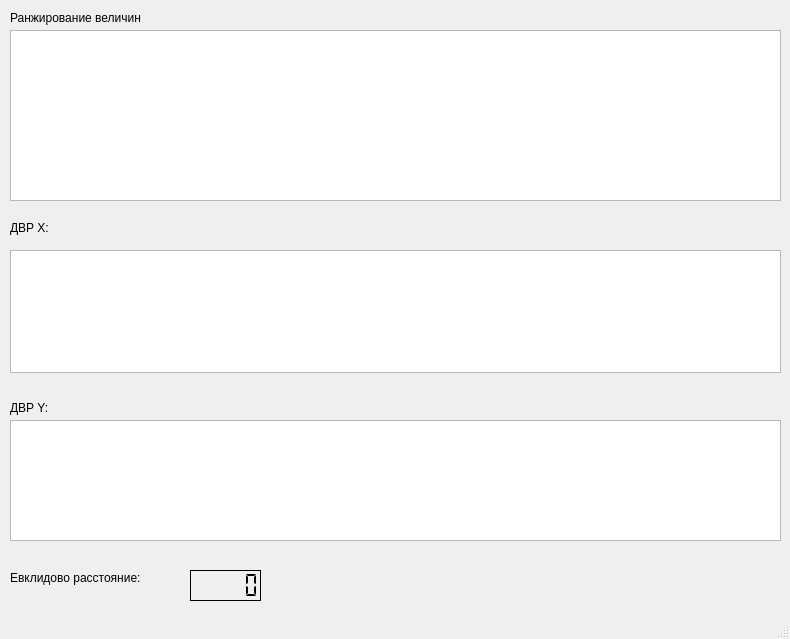
<?xml version="1.0" encoding="UTF-8"?>
<ui version="4.0">
 <class>two</class>
 <widget class="QMainWindow" name="two">
  <property name="geometry">
   <rect>
    <x>0</x>
    <y>0</y>
    <width>790</width>
    <height>639</height>
   </rect>
  </property>
  <property name="windowTitle">
   <string>two</string>
  </property>
  <widget class="QWidget" name="centralWidget">
   <widget class="QTableWidget" name="tableX">
    <property name="geometry">
     <rect>
      <x>10</x>
      <y>250</y>
      <width>771</width>
      <height>123</height>
     </rect>
    </property>
    <property name="frameShadow">
     <enum>QFrame::Raised</enum>
    </property>
   </widget>
   <widget class="QTableWidget" name="tableY">
    <property name="geometry">
     <rect>
      <x>10</x>
      <y>420</y>
      <width>771</width>
      <height>121</height>
     </rect>
    </property>
    <property name="frameShadow">
     <enum>QFrame::Raised</enum>
    </property>
   </widget>
   <widget class="QTableWidget" name="tableR">
    <property name="geometry">
     <rect>
      <x>10</x>
      <y>30</y>
      <width>771</width>
      <height>171</height>
     </rect>
    </property>
    <property name="frameShadow">
     <enum>QFrame::Raised</enum>
    </property>
   </widget>
   <widget class="QLabel" name="label">
    <property name="geometry">
     <rect>
      <x>10</x>
      <y>10</y>
      <width>171</width>
      <height>16</height>
     </rect>
    </property>
    <property name="font">
     <font>
      <pointsize>9</pointsize>
     </font>
    </property>
    <property name="text">
     <string>Ранжирование величин</string>
    </property>
   </widget>
   <widget class="QLabel" name="label_2">
    <property name="geometry">
     <rect>
      <x>10</x>
      <y>220</y>
      <width>171</width>
      <height>16</height>
     </rect>
    </property>
    <property name="font">
     <font>
      <pointsize>9</pointsize>
     </font>
    </property>
    <property name="text">
     <string>ДВР X:</string>
    </property>
   </widget>
   <widget class="QLabel" name="label_3">
    <property name="geometry">
     <rect>
      <x>10</x>
      <y>400</y>
      <width>171</width>
      <height>16</height>
     </rect>
    </property>
    <property name="font">
     <font>
      <pointsize>9</pointsize>
     </font>
    </property>
    <property name="text">
     <string>ДВР Y:</string>
    </property>
   </widget>
   <widget class="QLabel" name="label_4">
    <property name="geometry">
     <rect>
      <x>10</x>
      <y>570</y>
      <width>171</width>
      <height>16</height>
     </rect>
    </property>
    <property name="font">
     <font>
      <pointsize>9</pointsize>
     </font>
    </property>
    <property name="text">
     <string>Евклидово расстояние:</string>
    </property>
   </widget>
   <widget class="QLCDNumber" name="lcd">
    <property name="geometry">
     <rect>
      <x>190</x>
      <y>570</y>
      <width>71</width>
      <height>31</height>
     </rect>
    </property>
    <property name="font">
     <font>
      <pointsize>9</pointsize>
     </font>
    </property>
    <property name="frameShadow">
     <enum>QFrame::Plain</enum>
    </property>
    <property name="segmentStyle">
     <enum>QLCDNumber::Flat</enum>
    </property>
   </widget>
  </widget>
  <widget class="QMenuBar" name="menuBar">
   <property name="geometry">
    <rect>
     <x>0</x>
     <y>0</y>
     <width>790</width>
     <height>26</height>
    </rect>
   </property>
  </widget>
  <widget class="QStatusBar" name="statusBar"/>
 </widget>
 <layoutdefault spacing="6" margin="11"/>
 <resources/>
 <connections/>
</ui>
